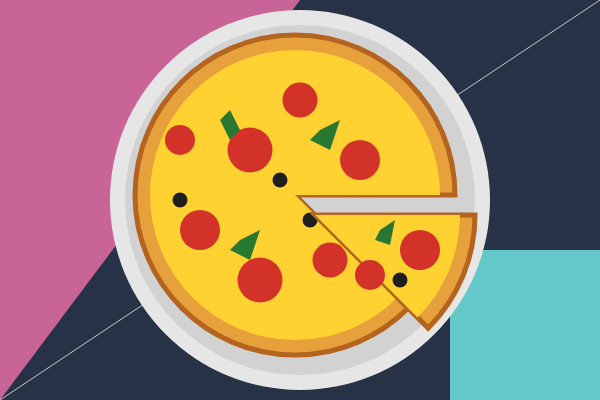
Frame 1 (no input)
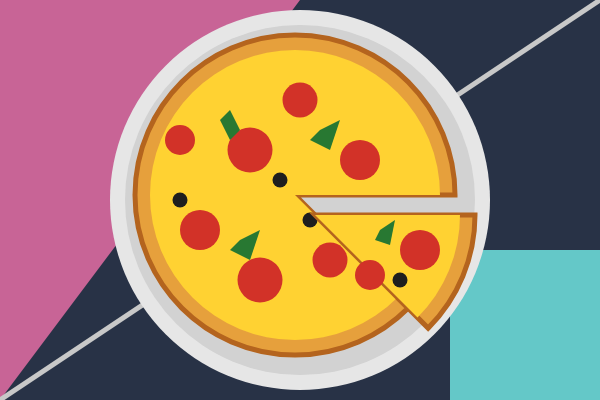
Frame 60 (no input)
Frame 120 (the mouse pressed at the canvas centre since frame 60): identical to frame 60, image omitted

The p5.js sketch that drew these frames (run headless with seeded random() and noise() and a simulated clock; from frame 60 on, the mouse is pressed at the canvas centre):

// p5.js sketch
// ── sketch.js
function setup() {
  // 캔버스 크기 600 * 400
  createCanvas(600, 400);
}

function draw() {
  // 1. 추상적인 배경 구성
  background(40, 50, 70); 
  
  noStroke();
  fill(200, 100, 150);
  triangle(0, 0, 300, 0, 0, 400); // 좌측 상단 삼각형
  
  fill(100, 200, 200);
  rect(450, 250, 150, 150); // 우측 하단 사각형
  
  stroke(200);
  line(0, 400, 600, 0); // 배경을 가로지르는 사선

  // 2. 피자를 올려둘 접시
  noStroke();
  fill(230);
  ellipse(300, 200, 380, 380);
  fill(210);
  ellipse(300, 200, 350, 350);

  // 3. 7/8 조각 피자 (중심점: 295, 195)
  stroke(180, 100, 30);
  strokeWeight(5);
  fill(230, 160, 60); // 도우 색상
  // 45도(QUARTER_PI)부터 360도(TWO_PI)까지 그림
  arc(295, 195, 320, 320, QUARTER_PI, TWO_PI, PIE);

  noStroke();
  fill(255, 210, 50); // 치즈 색상
  arc(295, 195, 290, 290, QUARTER_PI, TWO_PI, PIE);

  // 7/8 조각 토핑 - 페퍼로니 (원형)
  fill(210, 50, 40);
  ellipse(250, 150, 45, 45);
  ellipse(200, 230, 40, 40);
  ellipse(300, 100, 35, 35);
  ellipse(180, 140, 30, 30);
  ellipse(360, 160, 40, 40);
  ellipse(260, 280, 45, 45);
  ellipse(330, 260, 35, 35);
  
  // 7/8 조각 토핑 - 피망 (사각형) & 올리브 (작은 원)
  fill(40, 120, 50);
  quad(220, 120, 230, 110, 240, 130, 230, 140);
  quad(320, 130, 340, 120, 330, 150, 310, 140);
  quad(240, 240, 260, 230, 250, 260, 230, 250);
  
  fill(30);
  ellipse(280, 180, 15, 15);
  ellipse(310, 220, 15, 15);
  ellipse(180, 200, 15, 15);
  
  // 4. 1/8 조각 피자 (중심점: 315, 215)
  stroke(180, 100, 30);
  fill(230, 160, 60); // 도우
  // 0도부터 45도(QUARTER_PI)까지 그림
  arc(315, 215, 320, 320, 0, QUARTER_PI, PIE);

  noStroke();
  fill(255, 210, 50); // 치즈
  arc(315, 215, 290, 290, 0, QUARTER_PI, PIE);

  // 1/8 조각 토핑
  fill(210, 50, 40); // 페퍼로니
  ellipse(420, 250, 40, 40);
  ellipse(370, 275, 30, 30);
  
  fill(40, 120, 50); // 피망
  quad(380, 230, 395, 220, 390, 245, 375, 240);
  
  fill(30); // 올리브
  ellipse(400, 280, 15, 15);
}
